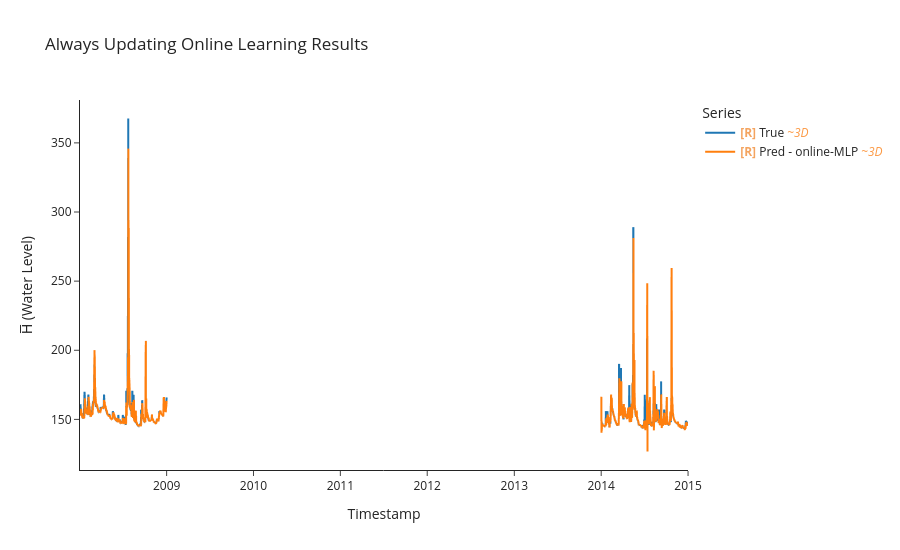

Source (notebook cell):
### Markdown cell above
## Testing Always updating
See model behaviour if we allowed it to learn on the fly from the testing data.<br>
**conclusion**<br>
Model's performance metrics went up as we all model to optimize and generalize more. In contarst model ability to adapt in lowered.<br>
We need to investigate more about optimizers and the adaptability, generalization trade-off.

### Code cell
# Testing with always updating 
model, optimizer, criterion = build_mlp(LOOKBACK*N_FEATURES, HORIZON)
y_true, y_pred, time_indices, cutom_adam_batch_losses = uf.train_model_online(model, optimizer,criterion,
                                                                              test_ds, test_df,
                                                                              LOOKBACK, HORIZON, BATCH_SIZE)
#training results
uf.calculate_metrics_and_plot({"online-MLP": (y_true, y_pred, time_indices)}, 
                              plot_title="Always Updating Online Learning Results")

### Figure 1 — Plotly figure (JSON) as saved in the notebook; plotly's stock layout.template omitted (floating-point values rounded to 4 significant figures; data arrays with more than 128 entries replaced by an {"elided": "..."} marker saying what was removed)
{"data": [{"hovertemplate": "Legend=True<br>Timestamp=%{x}<br>H̅ (Water Level)=%{y}<extra></extra>", "legendgroup": "True", "line": {"color": "#1f77b4", "dash": "solid", "width": 2}, "marker": {"symbol": "circle"}, "mode": "lines", "name": "<b style=\"color:sandybrown\">[R]</b> True <i style=\"color:#fc9944\">~3D</i>", "showlegend": true, "type": "scattergl", "uid": "f55232b1-6bb9-4625-848d-7d579ce44cc9", "x": {"elided": "1001 str values"}, "xaxis": "x", "y": {"elided": "1001 float values"}, "yaxis": "y"}, {"hovertemplate": "Legend=Pred - online-MLP<br>Timestamp=%{x}<br>H̅ (Water Level)=%{y}<extra></extra>", "legendgroup": "Pred - online-MLP", "line": {"color": "#ff7f0e", "dash": "solid", "width": 2}, "marker": {"symbol": "circle"}, "mode": "lines", "name": "<b style=\"color:sandybrown\">[R]</b> Pred - online-MLP <i style=\"color:#fc9944\">~3D</i>", "showlegend": true, "type": "scattergl", "uid": "15e75168-d8b2-40a8-92a5-982632ebd492", "x": {"elided": "1001 str values"}, "xaxis": "x", "y": {"elided": "1001 float values"}, "yaxis": "y"}], "layout": {"height": 550, "legend": {"title": {"text": "Series"}, "tracegroupgap": 0}, "title": {"text": "Always Updating Online Learning Results"}, "xaxis": {"anchor": "y", "domain": [0, 1], "title": {"text": "Timestamp"}}, "yaxis": {"anchor": "x", "domain": [0, 1], "title": {"text": "H̅ (Water Level)"}}}}
